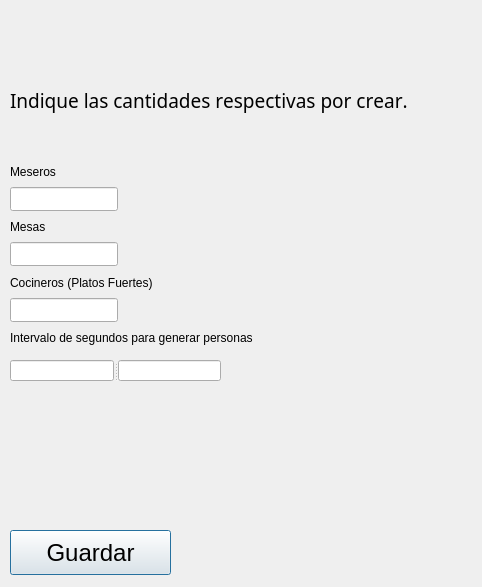
<?xml version="1.0" encoding="UTF-8"?>
<ui version="4.0">
 <class>Dialog</class>
 <widget class="QDialog" name="Dialog">
  <property name="geometry">
   <rect>
    <x>0</x>
    <y>0</y>
    <width>482</width>
    <height>587</height>
   </rect>
  </property>
  <property name="windowTitle">
   <string>Dialog</string>
  </property>
  <widget class="QLabel" name="label_2">
   <property name="geometry">
    <rect>
     <x>10</x>
     <y>275</y>
     <width>151</width>
     <height>16</height>
    </rect>
   </property>
   <property name="text">
    <string>Cocineros (Platos Fuertes)</string>
   </property>
  </widget>
  <widget class="QLabel" name="label_3">
   <property name="geometry">
    <rect>
     <x>10</x>
     <y>330</y>
     <width>261</width>
     <height>16</height>
    </rect>
   </property>
   <property name="text">
    <string>Intervalo de segundos para generar personas</string>
   </property>
  </widget>
  <widget class="QLabel" name="label_6">
   <property name="geometry">
    <rect>
     <x>10</x>
     <y>219</y>
     <width>36</width>
     <height>16</height>
    </rect>
   </property>
   <property name="text">
    <string>Mesas</string>
   </property>
  </widget>
  <widget class="QLineEdit" name="lineaCantMesas">
   <property name="geometry">
    <rect>
     <x>10</x>
     <y>242</y>
     <width>108</width>
     <height>24</height>
    </rect>
   </property>
  </widget>
  <widget class="QLineEdit" name="lineaCantMeseros">
   <property name="geometry">
    <rect>
     <x>10</x>
     <y>187</y>
     <width>108</width>
     <height>24</height>
    </rect>
   </property>
   <property name="font">
    <font>
     <kerning>false</kerning>
    </font>
   </property>
  </widget>
  <widget class="QLineEdit" name="lineaCocineros">
   <property name="geometry">
    <rect>
     <x>10</x>
     <y>298</y>
     <width>108</width>
     <height>24</height>
    </rect>
   </property>
  </widget>
  <widget class="QLabel" name="label">
   <property name="geometry">
    <rect>
     <x>10</x>
     <y>164</y>
     <width>48</width>
     <height>16</height>
    </rect>
   </property>
   <property name="text">
    <string>Meseros</string>
   </property>
  </widget>
  <widget class="QLabel" name="label_4">
   <property name="geometry">
    <rect>
     <x>210</x>
     <y>10</y>
     <width>64</width>
     <height>64</height>
    </rect>
   </property>
   <property name="text">
    <string/>
   </property>
   <property name="pixmap">
    <pixmap resource="MyResources.qrc">:/imagenes/configuration.png</pixmap>
   </property>
   <property name="scaledContents">
    <bool>false</bool>
   </property>
  </widget>
  <widget class="QLabel" name="label_7">
   <property name="geometry">
    <rect>
     <x>10</x>
     <y>80</y>
     <width>453</width>
     <height>41</height>
    </rect>
   </property>
   <property name="font">
    <font>
     <family>Myanmar Text</family>
     <pointsize>14</pointsize>
     <kerning>false</kerning>
    </font>
   </property>
   <property name="text">
    <string>Indique las cantidades respectivas por crear.</string>
   </property>
  </widget>
  <widget class="QPushButton" name="pushButton">
   <property name="geometry">
    <rect>
     <x>10</x>
     <y>530</y>
     <width>161</width>
     <height>45</height>
    </rect>
   </property>
   <property name="font">
    <font>
     <pointsize>18</pointsize>
    </font>
   </property>
   <property name="text">
    <string>Guardar</string>
   </property>
  </widget>
  <widget class="QSplitter" name="splitter">
   <property name="geometry">
    <rect>
     <x>10</x>
     <y>360</y>
     <width>211</width>
     <height>21</height>
    </rect>
   </property>
   <property name="orientation">
    <enum>Qt::Horizontal</enum>
   </property>
   <widget class="QLineEdit" name="lineaTiempoGen1"/>
   <widget class="QLineEdit" name="lineaTiempoGen2">
    <property name="font">
     <font>
      <stylestrategy>PreferAntialias</stylestrategy>
     </font>
    </property>
   </widget>
  </widget>
 </widget>
 <resources>
  <include location="MyResources.qrc"/>
 </resources>
 <connections/>
</ui>
